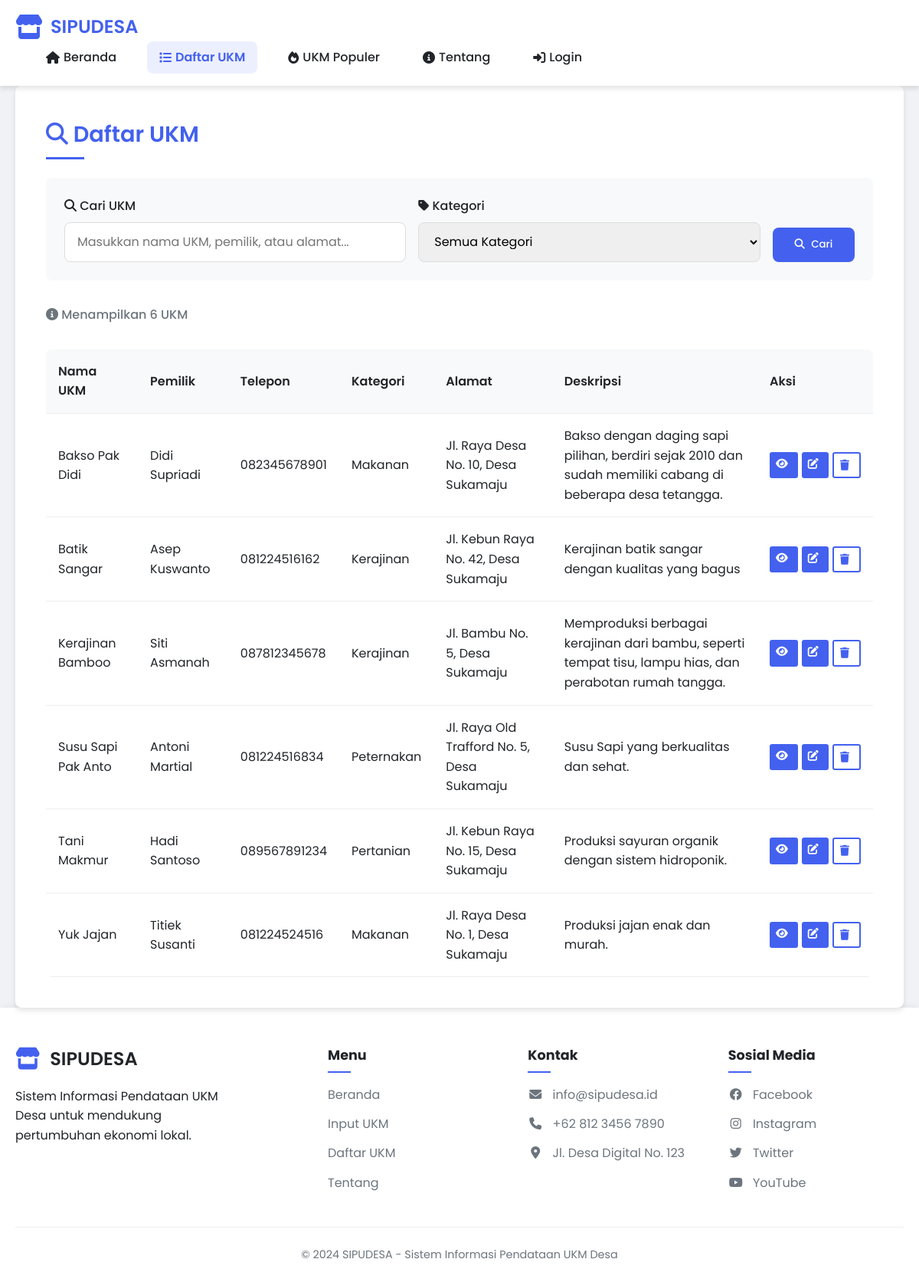
/daftar_ukm.php, run on the app's committed database.
### tables this page shows
CREATE TABLE ukm (
    id INT AUTO_INCREMENT PRIMARY KEY,
    nama_ukm VARCHAR(100) NOT NULL,
    pemilik_id INT NOT NULL,
    alamat TEXT NOT NULL,
    kategori_id INT NOT NULL,
    deskripsi TEXT NOT NULL,
    jumlah_karyawan INT DEFAULT 0,
    tahun_berdiri YEAR,
    status ENUM('Aktif', 'Tidak Aktif') DEFAULT 'Aktif',
    user_id INT NOT NULL,
    created_at TIMESTAMP DEFAULT CURRENT_TIMESTAMP,
    updated_at TIMESTAMP DEFAULT CURRENT_TIMESTAMP ON UPDATE CURRENT_TIMESTAMP,
    FOREIGN KEY (pemilik_id) REFERENCES pemilik_ukm(id),
    FOREIGN KEY (kategori_id) REFERENCES kategori_ukm(id),
    FOREIGN KEY (user_id) REFERENCES users(id) ON DELETE CASCADE
);

CREATE TABLE pemilik_ukm (
    id INT AUTO_INCREMENT PRIMARY KEY,
    nama VARCHAR(100) NOT NULL,
    telepon VARCHAR(20) NOT NULL,
    email VARCHAR(100),
    alamat TEXT,
    created_at TIMESTAMP DEFAULT CURRENT_TIMESTAMP,
    updated_at TIMESTAMP DEFAULT CURRENT_TIMESTAMP ON UPDATE CURRENT_TIMESTAMP
);

CREATE TABLE kategori_ukm (
    id INT AUTO_INCREMENT PRIMARY KEY,
    nama_kategori VARCHAR(50) NOT NULL,
    deskripsi TEXT
);

### daftar_ukm.php (the view, shortened to what this page needs)
<?php
require_once 'config/database.php';
$search = isset($_GET['search']) ? $_GET['search'] : '';
$query = "SELECT u.*, p.nama as nama_pemilik, p.telepon as telepon_pemilik, k.nama_kategori as kategori
          FROM ukm u
          LEFT JOIN pemilik_ukm p ON u.pemilik_id = p.id
          LEFT JOIN kategori_ukm k ON u.kategori_id = k.id
          WHERE 1=1";
$query .= " ORDER BY u.nama_ukm ASC";
try {
    $stmt = $pdo->prepare($query);
    $stmt->execute();
    $ukms = $stmt->fetchAll(PDO::FETCH_ASSOC);
} catch(PDOException $e) {
    $error = $e->getMessage();
}
?>
<!DOCTYPE html>
<html lang="id">
<head>
    <link rel="stylesheet" href="css/style.css">
    <link rel="stylesheet" href="https://cdnjs.cloudflare.com/ajax/libs/font-awesome/6.4.0/css/all.min.css">
</head>
<body>
    <header>
        <nav>
            <div class="container">
                <div class="logo">
                    <i class="fas fa-store fa-2x" style="color: var(--primary-color);"></i>
                    <h1>SIPUDESA</h1>
                </div>
                <ul id="navMenu">
                    <li><a href="index.php"><i class="fas fa-home"></i> Beranda</a></li>
                    <li><a href="daftar_ukm.php" class="active"><i class="fas fa-list"></i> Daftar UKM</a></li>
                    <li><a href="popular_ukm.php"><i class="fas fa-fire"></i> UKM Populer</a></li>
                    <li><a href="tentang.php"><i class="fas fa-info-circle"></i> Tentang</a></li>
                    <?php if (isset($_SESSION['user_id'])): ?>
                        <li><a href="input_ukm.php"><i class="fas fa-plus-circle"></i> Input UKM</a></li>
                        <?php if ($_SESSION['user_role'] === 'admin'): ?>
                            <li><a href="admin/dashboard.php"><i class="fas fa-tachometer-alt"></i> Dashboard</a></li>
                        <?php else: ?>
                            <li><a href="user/profile.php"><i class="fas fa-user"></i> Profil</a></li>
                        <?php endif; ?>
                        <li><a href="logout.php"><i class="fas fa-sign-out-alt"></i> Logout</a></li>
                    <?php else: ?>
                        <li><a href="login.php"><i class="fas fa-sign-in-alt"></i> Login</a></li>
                    <?php endif; ?>
                </ul>
            </div>
        </nav>
    </header>
    <main class="container animate-fade">
        <section class="search-section">
            <h2><i class="fas fa-search"></i> Daftar UKM</h2>
            <form method="GET" action="" class="search-form">
                <div class="form-group">
                    <label for="search"><i class="fas fa-search"></i> Cari UKM</label>
                    <input type="text" id="search" name="search" placeholder="Masukkan nama UKM, pemilik, atau alamat..." value="<?php echo htmlspecialchars($search); ?>">
                </div>
                <div class="form-group">
                    <label for="kategori"><i class="fas fa-tag"></i> Kategori</label>
                    <select name="kategori" id="kategori">
                        <option value="">Semua Kategori</option>
                    </select>
                </div>
                <button type="submit" class="btn"><i class="fas fa-search"></i> Cari</button>
            </form>
            <div class="result-summary">
                <p>
                    <?php if (count($ukms) > 0): ?>
                        <i class="fas fa-info-circle"></i> Menampilkan <?php echo count($ukms); ?> UKM
                    <?php endif; ?>
                </p>
            </div>
            <div class="ukm-list">
                <?php if (empty($ukms)): ?>
                    <div class="empty-state">
                        <i class="fas fa-search fa-3x" style="color: var(--gray-color); margin-bottom: 1rem;"></i>
                        <p>Tidak ada data UKM yang ditemukan.</p>
                        <a href="input_ukm.php" class="btn"><i class="fas fa-plus-circle"></i> Tambah UKM Baru</a>
                    </div>
                <?php else: ?>
                    <table>
                        <thead>
                            <tr>
                                <th>Nama UKM</th>
                                <th>Pemilik</th>
                                <th>Telepon</th>
                                <th>Kategori</th>
                                <th>Alamat</th>
                                <th>Deskripsi</th>
                                <th>Aksi</th>
                            </tr>
                        </thead>
                        <tbody>
                            <?php foreach ($ukms as $ukm): ?>
                                <tr>
                                    <td><?php echo htmlspecialchars($ukm['nama_ukm']); ?></td>
                                    <td><?php echo htmlspecialchars($ukm['nama_pemilik'] ?? 'Tidak ada data'); ?></td>
                                    <td><?php echo htmlspecialchars($ukm['telepon_pemilik'] ?? 'Tidak ada data'); ?></td>
                                    <td><?php echo htmlspecialchars($ukm['kategori'] ?? 'Tidak ada data'); ?></td>
                                    <td><?php echo htmlspecialchars($ukm['alamat'] ?? 'Tidak ada data'); ?></td>
                                    <td><?php echo htmlspecialchars($ukm['deskripsi'] ?? 'Tidak ada data'); ?></td>
                                    <td>
                                        <div class="action-buttons">
                                            <a href="view_ukm.php?id=<?php echo $ukm['id']; ?>" class="btn btn-sm" title="Lihat Detail">
                                                <i class="fas fa-eye"></i>
                                            </a>
                                            <a href="edit_ukm.php?id=<?php echo $ukm['id']; ?>" class="btn btn-sm btn-edit" title="Edit UKM">
                                                <i class="fas fa-edit"></i>
                                            </a>
                                            <a href="delete_ukm.php?id=<?php echo $ukm['id']; ?>" class="btn btn-sm btn-outline" title="Hapus UKM">
                                                <i class="fas fa-trash"></i>
                                            </a>
                                        </div>
                                    </td>
                                </tr>
                            <?php endforeach; ?>
                        </tbody>
                    </table>
                <?php endif; ?>
            </div>
        </section>
    </main>
    <footer>
        <div class="container">
            <div class="footer-content">
                <div class="footer-info">
                    <div class="footer-logo">
                        <i class="fas fa-store"></i>
                        <h3>SIPUDESA</h3>
                    </div>
                    <p>Sistem Informasi Pendataan UKM Desa untuk mendukung pertumbuhan ekonomi lokal.</p>
                </div>
                <div class="footer-links-container">
                    <div class="footer-links-column">
                        <h4>Menu</h4>
                        <a href="index.php">Beranda</a>
                        <a href="input_ukm.php">Input UKM</a>
                        <a href="daftar_ukm.php">Daftar UKM</a>
                        <a href="tentang.php">Tentang</a>
                    </div>
                    <div class="footer-links-column">
                        <h4>Kontak</h4>
                        <a href="mailto:info@sipudesa.id"><i class="fas fa-envelope"></i> info@sipudesa.id</a>
                        <a href="tel:+6281234567890"><i class="fas fa-phone"></i> +62 812 3456 7890</a>
                        <a href="#"><i class="fas fa-map-marker-alt"></i> Jl. Desa Digital No. 123</a>
                    </div>
                    <div class="footer-links-column">
                        <h4>Sosial Media</h4>
                        <a href="#"><i class="fab fa-facebook"></i> Facebook</a>
                        <a href="#"><i class="fab fa-instagram"></i> Instagram</a>
                        <a href="#"><i class="fab fa-twitter"></i> Twitter</a>
                        <a href="#"><i class="fab fa-youtube"></i> YouTube</a>
                    </div>
                </div>
            </div>
            <div class="footer-bottom">
                <p>&copy; 2024 SIPUDESA - Sistem Informasi Pendataan UKM Desa</p>
            </div>
        </div>
    </footer>
</body>
</html>

### daftar_ukm.php (style rules this page uses)
.action-buttons { display: flex; gap: 5px; justify-content: flex-start; }
.btn-sm { padding: 0.25rem 0.5rem; font-size: 0.875rem; border-radius: 0.2rem; }
.btn-edit { background-color: var(--primary-color); color: white; }

### data on the page
ukm: nama_ukm "Bakso Pak Didi", pemilik.nama "Didi Supriadi", pemilik.telepon "082345678901", kategori.nama_kategori "Makanan", alamat "Jl. Raya Desa No. 10, Desa Sukamaju", deskripsi "Bakso dengan daging sapi pilihan, berdiri sejak 2010 dan sudah memiliki cabang di beberapa desa tetangga."
ukm: nama_ukm "Batik Sangar", pemilik.nama "Asep Kuswanto", pemilik.telepon "081224516162", kategori.nama_kategori "Kerajinan", alamat "Jl. Kebun Raya No. 42, Desa Sukamaju", deskripsi "Kerajinan batik sangar dengan kualitas yang bagus"
ukm: nama_ukm "Kerajinan Bamboo", pemilik.nama "Siti Asmanah", pemilik.telepon "087812345678", kategori.nama_kategori "Kerajinan", alamat "Jl. Bambu No. 5, Desa Sukamaju", deskripsi "Memproduksi berbagai kerajinan dari bambu, seperti tempat tisu, lampu hias, dan perabotan rumah tangga."
ukm: nama_ukm "Susu Sapi Pak Anto", pemilik.nama "Antoni Martial", pemilik.telepon "081224516834", kategori.nama_kategori "Peternakan", alamat "Jl. Raya Old Trafford No. 5, Desa Sukamaju", deskripsi "Susu Sapi yang berkualitas dan sehat."
ukm: nama_ukm "Tani Makmur", pemilik.nama "Hadi Santoso", pemilik.telepon "089567891234", kategori.nama_kategori "Pertanian", alamat "Jl. Kebun Raya No. 15, Desa Sukamaju", deskripsi "Produksi sayuran organik dengan sistem hidroponik."
ukm: nama_ukm "Yuk Jajan", pemilik.nama "Titiek Susanti", pemilik.telepon "081224524516", kategori.nama_kategori "Makanan", alamat "Jl. Raya Desa No. 1, Desa Sukamaju", deskripsi "Produksi jajan enak dan murah."

### other printed values
count($ukms) "6"
